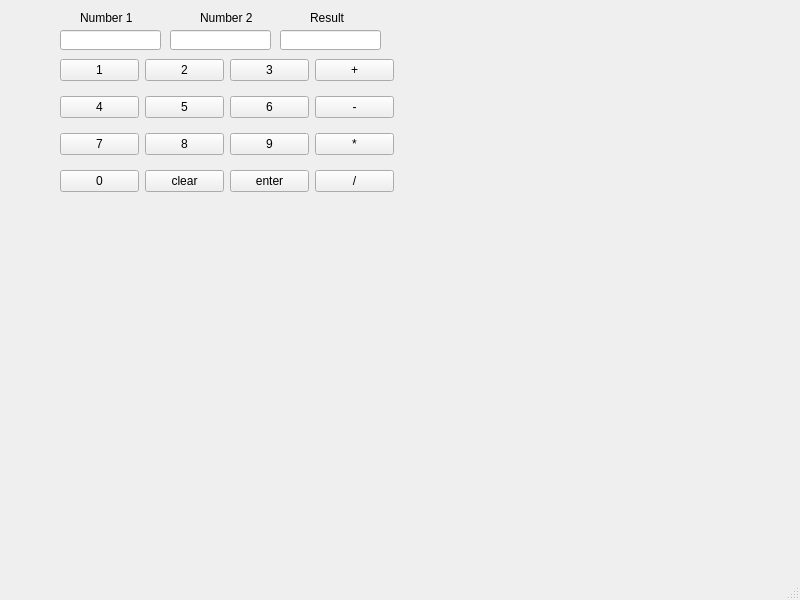
<?xml version="1.0" encoding="UTF-8"?>
<ui version="4.0">
 <class>MainWindow</class>
 <widget class="QMainWindow" name="MainWindow">
  <property name="geometry">
   <rect>
    <x>0</x>
    <y>0</y>
    <width>800</width>
    <height>600</height>
   </rect>
  </property>
  <property name="windowTitle">
   <string>MainWindow</string>
  </property>
  <widget class="QWidget" name="centralwidget">
   <widget class="QWidget" name="gridLayoutWidget">
    <property name="geometry">
     <rect>
      <x>60</x>
      <y>50</y>
      <width>334</width>
      <height>151</height>
     </rect>
    </property>
    <layout class="QGridLayout" name="gridLayout">
     <item row="1" column="3">
      <widget class="QPushButton" name="sub1">
       <property name="text">
        <string>-</string>
       </property>
      </widget>
     </item>
     <item row="3" column="0">
      <widget class="QPushButton" name="N0">
       <property name="text">
        <string>0</string>
       </property>
      </widget>
     </item>
     <item row="0" column="3">
      <widget class="QPushButton" name="add0">
       <property name="text">
        <string>+</string>
       </property>
      </widget>
     </item>
     <item row="2" column="3">
      <widget class="QPushButton" name="mul2">
       <property name="text">
        <string>*</string>
       </property>
      </widget>
     </item>
     <item row="0" column="1">
      <widget class="QPushButton" name="N2">
       <property name="text">
        <string>2</string>
       </property>
      </widget>
     </item>
     <item row="2" column="1">
      <widget class="QPushButton" name="N8">
       <property name="text">
        <string>8</string>
       </property>
      </widget>
     </item>
     <item row="1" column="0">
      <widget class="QPushButton" name="N4">
       <property name="text">
        <string>4</string>
       </property>
      </widget>
     </item>
     <item row="1" column="2">
      <widget class="QPushButton" name="N6">
       <property name="text">
        <string>6</string>
       </property>
      </widget>
     </item>
     <item row="0" column="0">
      <widget class="QPushButton" name="N1">
       <property name="text">
        <string>1</string>
       </property>
      </widget>
     </item>
     <item row="0" column="2">
      <widget class="QPushButton" name="N3">
       <property name="text">
        <string>3</string>
       </property>
      </widget>
     </item>
     <item row="1" column="1">
      <widget class="QPushButton" name="N5">
       <property name="text">
        <string>5</string>
       </property>
      </widget>
     </item>
     <item row="3" column="2">
      <widget class="QPushButton" name="enter">
       <property name="text">
        <string>enter</string>
       </property>
      </widget>
     </item>
     <item row="3" column="3">
      <widget class="QPushButton" name="div3">
       <property name="text">
        <string>/</string>
       </property>
      </widget>
     </item>
     <item row="3" column="1">
      <widget class="QPushButton" name="clear">
       <property name="text">
        <string>clear</string>
       </property>
      </widget>
     </item>
     <item row="2" column="0">
      <widget class="QPushButton" name="N7">
       <property name="text">
        <string>7</string>
       </property>
      </widget>
     </item>
     <item row="2" column="2">
      <widget class="QPushButton" name="N9">
       <property name="text">
        <string>9</string>
       </property>
      </widget>
     </item>
    </layout>
   </widget>
   <widget class="QLineEdit" name="num1">
    <property name="geometry">
     <rect>
      <x>60</x>
      <y>30</y>
      <width>101</width>
      <height>20</height>
     </rect>
    </property>
   </widget>
   <widget class="QLineEdit" name="num2">
    <property name="geometry">
     <rect>
      <x>170</x>
      <y>30</y>
      <width>101</width>
      <height>20</height>
     </rect>
    </property>
   </widget>
   <widget class="QLineEdit" name="result">
    <property name="geometry">
     <rect>
      <x>280</x>
      <y>30</y>
      <width>101</width>
      <height>20</height>
     </rect>
    </property>
   </widget>
   <widget class="QLabel" name="label">
    <property name="geometry">
     <rect>
      <x>80</x>
      <y>10</y>
      <width>61</width>
      <height>16</height>
     </rect>
    </property>
    <property name="text">
     <string>Number 1</string>
    </property>
   </widget>
   <widget class="QLabel" name="label_2">
    <property name="geometry">
     <rect>
      <x>200</x>
      <y>10</y>
      <width>61</width>
      <height>16</height>
     </rect>
    </property>
    <property name="text">
     <string>Number 2</string>
    </property>
   </widget>
   <widget class="QLabel" name="label_3">
    <property name="geometry">
     <rect>
      <x>310</x>
      <y>10</y>
      <width>51</width>
      <height>16</height>
     </rect>
    </property>
    <property name="text">
     <string>Result</string>
    </property>
   </widget>
  </widget>
  <widget class="QMenuBar" name="menubar">
   <property name="geometry">
    <rect>
     <x>0</x>
     <y>0</y>
     <width>800</width>
     <height>17</height>
    </rect>
   </property>
  </widget>
  <widget class="QStatusBar" name="statusbar"/>
 </widget>
 <resources/>
 <connections/>
</ui>
